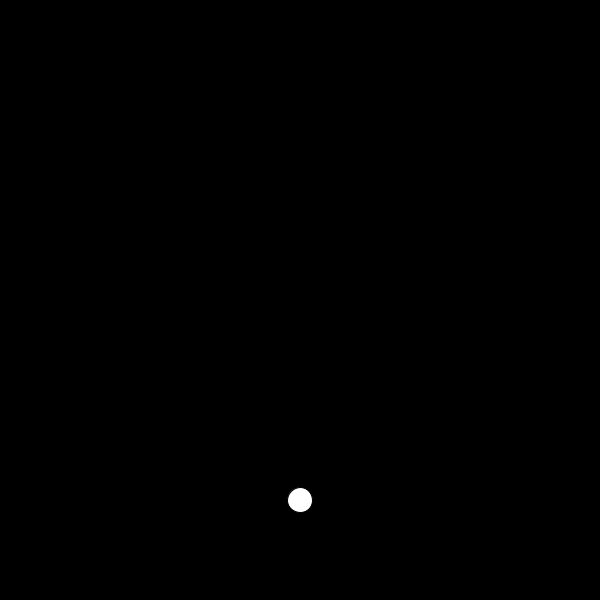
Frame 1 (no input)
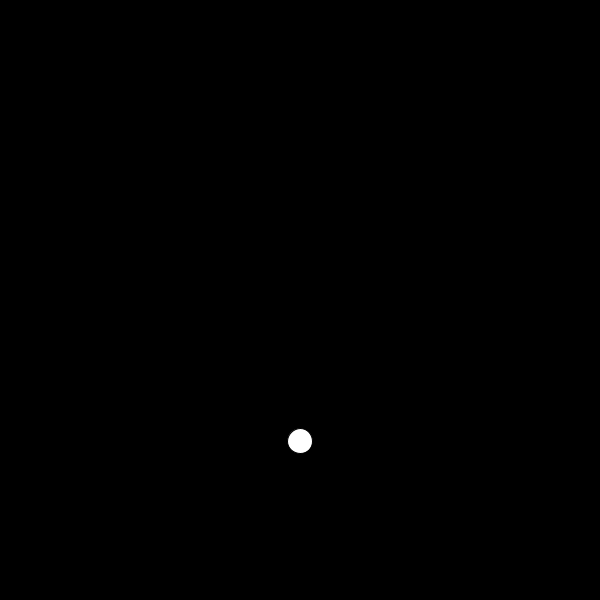
Frame 60 (the mouse pressed at the canvas centre just before this capture)
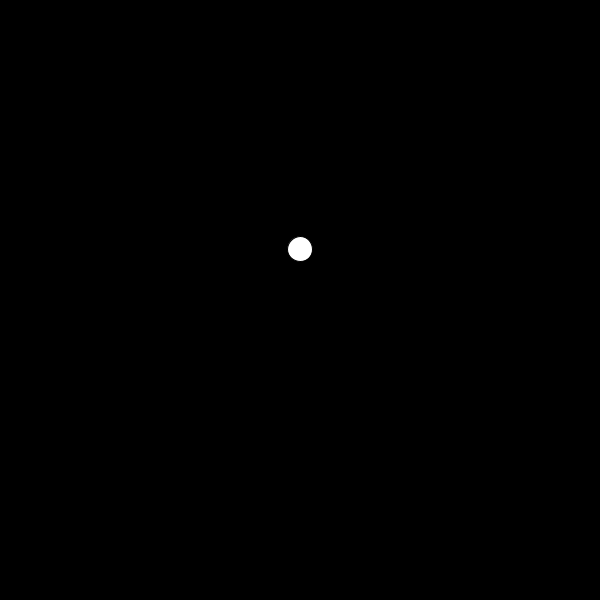
Frame 120 (the mouse held since frame 60 and released just before this capture)

The Processing sketch that drew these frames (run headless with seeded random() and noise(); from frame 60 on, the mouse is pressed at the canvas centre):

// Processing sketch: GravityAcceleration
// ── GravityAcceleration.pde
float y = 500;
float yspeed = -30;
float yacceleration = 1;

void setup(){
   size(600, 600);
}

void draw(){
  background(0);
  fill(255);
  ellipse(300, y, 25, 25);
  
  y += yspeed;
  if(constrain(y, 0, height) != 0){
    y = constrain(y, 0, height);
  }
  
  if(y >= height){
    if(yspeed >= 0){
      yspeed *= -1;
    }
  }
  
  yspeed += yacceleration;
}  
